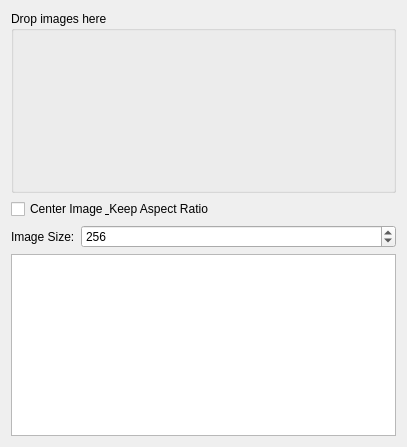
<?xml version="1.0" encoding="UTF-8"?>
<ui version="4.0">
 <class>MainWindow</class>
 <widget class="QMainWindow" name="MainWindow">
  <property name="geometry">
   <rect>
    <x>0</x>
    <y>0</y>
    <width>407</width>
    <height>447</height>
   </rect>
  </property>
  <property name="windowTitle">
   <string>Quick Image Resizer</string>
  </property>
  <widget class="QWidget" name="centralWidget">
   <layout class="QVBoxLayout" name="verticalLayout" stretch="1,0,0,1">
    <item>
     <widget class="QGroupBox" name="groupBox">
      <property name="title">
       <string>Drop images here</string>
      </property>
     </widget>
    </item>
    <item>
     <widget class="QCheckBox" name="keepAspectCheckBox">
      <property name="text">
       <string>Center Image &amp; Keep Aspect Ratio</string>
      </property>
     </widget>
    </item>
    <item>
     <layout class="QHBoxLayout" name="horizontalLayout" stretch="0,1">
      <item>
       <widget class="QLabel" name="label">
        <property name="sizePolicy">
         <sizepolicy hsizetype="Minimum" vsizetype="Preferred">
          <horstretch>0</horstretch>
          <verstretch>0</verstretch>
         </sizepolicy>
        </property>
        <property name="text">
         <string>Image Size:</string>
        </property>
       </widget>
      </item>
      <item>
       <widget class="QSpinBox" name="imgSizeSpinBox">
        <property name="minimum">
         <number>16</number>
        </property>
        <property name="maximum">
         <number>4096</number>
        </property>
        <property name="value">
         <number>256</number>
        </property>
       </widget>
      </item>
     </layout>
    </item>
    <item>
     <widget class="QListWidget" name="logWidget">
      <property name="sizePolicy">
       <sizepolicy hsizetype="Expanding" vsizetype="Preferred">
        <horstretch>0</horstretch>
        <verstretch>0</verstretch>
       </sizepolicy>
      </property>
     </widget>
    </item>
   </layout>
  </widget>
 </widget>
 <layoutdefault spacing="6" margin="11"/>
 <resources/>
 <connections/>
</ui>
